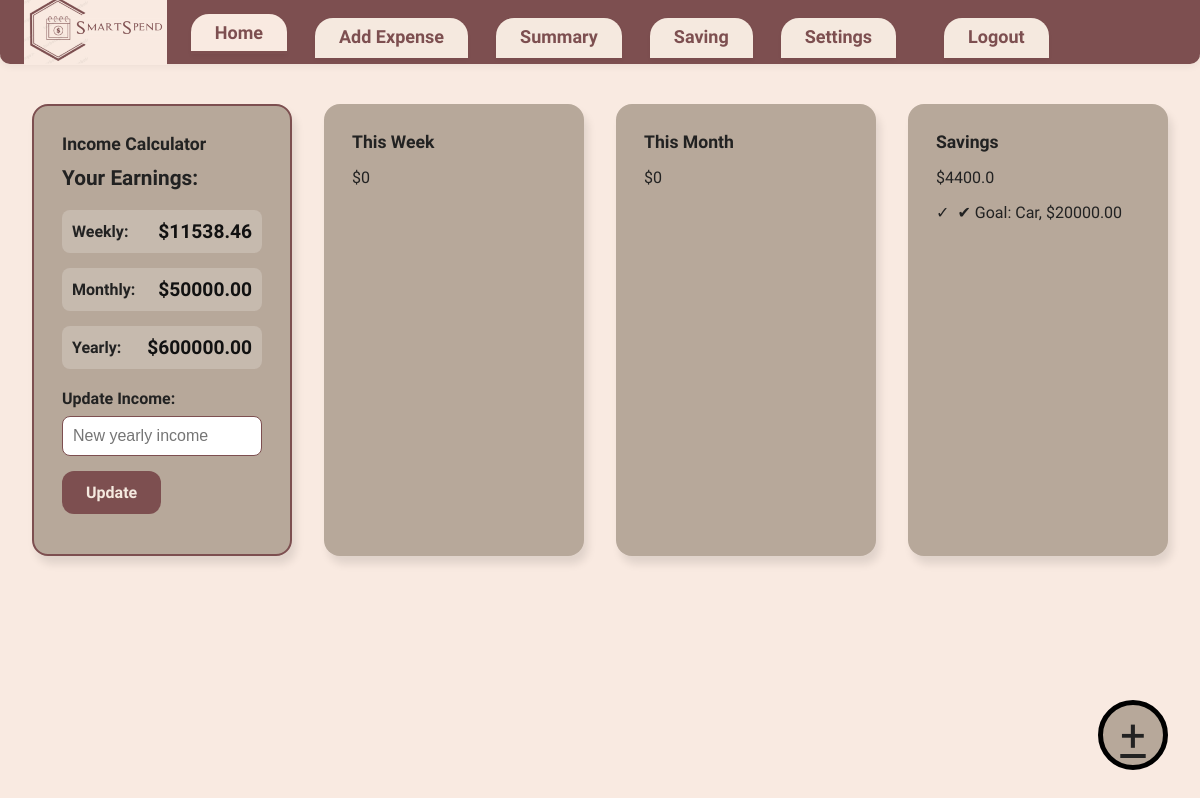
Page /home on the earlier database version.
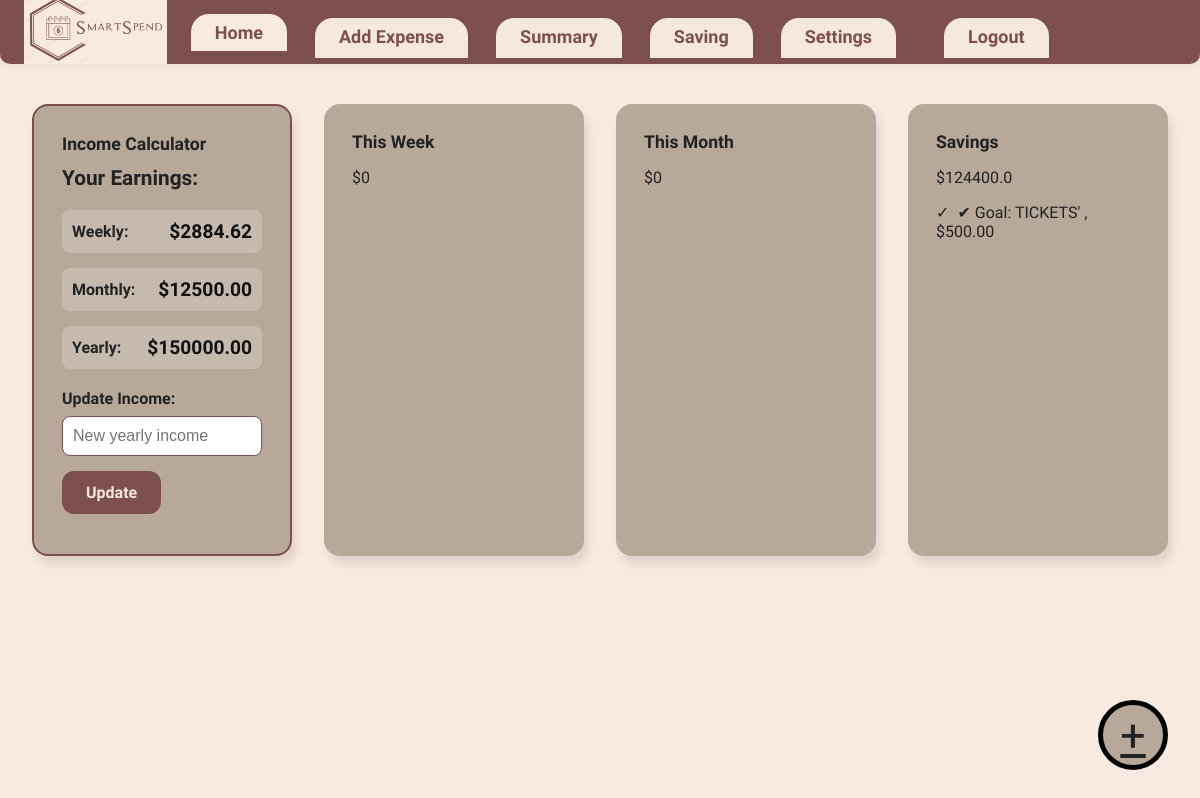
Same page on the later database version.
### tables this page shows
CREATE TABLE Income (
                        id INTEGER PRIMARY KEY AUTOINCREMENT,
                        yearly REAL,
                        monthly REAL,
                        weekly REAL
                    );

CREATE TABLE Goals (
                        id INTEGER PRIMARY KEY AUTOINCREMENT,
                        name TEXT,
                        target_amount REAL,
                        is_active BOOLEAN,
                        created_at TEXT,
                        updated_at TEXT
                    );

### app.py (the view)
@app.route('/home')
def home():
    conn = db_manager.connect()
    c = conn.cursor()
    c.execute('SELECT yearly FROM Income ORDER BY id DESC LIMIT 1')
    result = c.fetchone()
    yearly = result[0] if result else None
    monthly = round(yearly / 12, 2) if yearly else None
    weekly = round(yearly / 52, 2) if yearly else None
    c.execute('SELECT SUM(amount) FROM Expenses WHERE date >= date("now", "-7 day") AND category != "saving"')
    total_week = c.fetchone()[0] or 0
    c.execute('SELECT SUM(amount) FROM Expenses WHERE strftime("%Y-%m", date) = strftime("%Y-%m", "now") AND category != "saving"')
    total_month = c.fetchone()[0] or 0
    c.execute('SELECT SUM(amount) FROM Expenses WHERE category = "saving"')
    total_saved = c.fetchone()[0] or 0
    c.execute('SELECT category, SUM(amount) FROM Expenses WHERE date >= date("now", "-7 day") AND category != "saving" GROUP BY category')
    week_category_summary = c.fetchall()
    c.execute('SELECT category, SUM(amount) FROM Expenses WHERE strftime("%Y-%m", date) = strftime("%Y-%m", "now") AND category != "saving" GROUP BY category')
    month_category_summary = c.fetchall()
    c.execute('SELECT name, target_amount FROM Goals WHERE is_active = 1 LIMIT 1')
    active_goal = c.fetchone()
    active_goal_name = active_goal[0] if active_goal else None
    active_goal_target = active_goal[1] if active_goal else None
    conn.close()
    return render_template('home.html', yearly=yearly, monthly=monthly, weekly=weekly,
                           total_week=total_week, total_month=total_month, total_saved=total_saved,
                           week_category_summary=week_category_summary,
                           month_category_summary=month_category_summary,
                           active_goal_name=active_goal_name,
                           active_goal_target=active_goal_target)

### app.py (called while the page is built)
    def connect(self):
        return sqlite3.connect(self.db_name)

### templates/home.html (shortened to what this page needs)
<!DOCTYPE html>
<html lang="en">
<head>
  <link rel="stylesheet" href="{{ url_for('static', filename='home.css') }}">
</head>
<body>
    <header class="navbar">
        <img src="{{ url_for('static', filename='logo.png') }}" alt="SmartSpend Logo" class="nav-logo">
    <nav>
        <a href="/home" class="active">Home</a>
        <a href="/add" >Add Expense</a>
        <a href="/summary">Summary</a>
        <a href="/saving">Saving</a>
        <a href="/settings">Settings</a>
        <a href="/logout" style="float: right; margin-left: 20px;">Logout</a>
    </nav>
    </header>
    <main>
    <div class="dashboard">
      <section class="card income-calculator">
        <h2>Income Calculator</h2>
        {% if yearly %}
        <div class="income-display">
          <h3>Your Earnings:</h3>
          <div class="earnings-grid">
            <div class="earning-item">
              <span class="earning-label">Weekly:</span>
              <span class="earning-value">${{ "%.2f"|format(weekly) }}</span>
            </div>
            <div class="earning-item">
              <span class="earning-label">Monthly:</span>
              <span class="earning-value">${{ "%.2f"|format(monthly) }}</span>
            </div>
            <div class="earning-item">
              <span class="earning-label">Yearly:</span>
              <span class="earning-value">${{ "%.2f"|format(yearly) }}</span>
            </div>
          </div>
          <form action="/update-income" method="POST" style="margin-top: 20px;">
            <label for="new-income">Update Income:</label>
            <input type="number" name="income" id="new-income" placeholder="New yearly income" required>
            <button type="submit" class="save-btn">Update</button>
          </form>
        </div>
        {% else %}
        <form action="/set-income" method="POST" class="income-form">
          <label for="yearly-income">Enter Your Yearly Income:</label>
          <input type="number" name="income" id="yearly-income" placeholder="e.g., 50000" step="0.01" required>
          <button type="submit" class="save-btn">Save Income</button>
        </form>
        {% endif %}
      </section>
      <section class="card">
        <h2>This Week</h2>
        <p>${{ total_week }}</p>
      </section>
      <section class="card">
        <h2>This Month</h2>
        <p>${{ total_month }}</p>
      </section>
      <section class="card">
        <h2>Savings</h2>
        <p>${{ total_saved }}</p>
        {% if active_goal_name and active_goal_target %}
        <ul class="category-summary">
          <li>✔ Goal: {{ active_goal_name }}, ${{ "%.2f"|format(active_goal_target) }}</li>
        </ul>
        {% endif %}
      </section>
    <a href="/add" class="floating-btn">+</a>
  </main>
</body>
</html>

Differences in the rows shown:
no longer on this page (row edited): Goals: name "Car", target_amount "20000.00"
changed Income: yearly "600000.00" → "150000.00"
added Goals: name "TICKETS'", target_amount "500.00"
Other differences:
{{ "%.2f"|format(weekly) }}: "11538.46" → "2884.62"
{{ "%.2f"|format(monthly) }}: "50000.00" → "12500.00"
{{ total_saved }}: "4400.0" → "124400.0"
